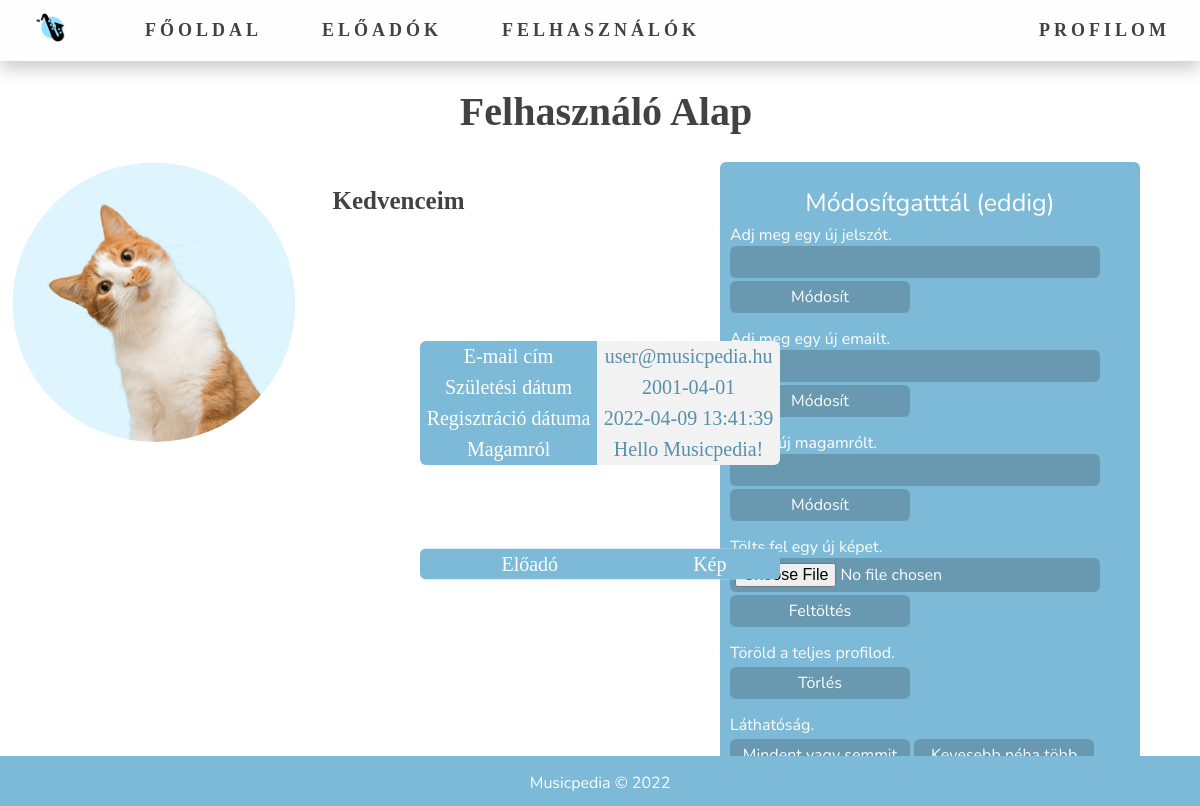
Before: /profile.php (signed in) with the older database file.
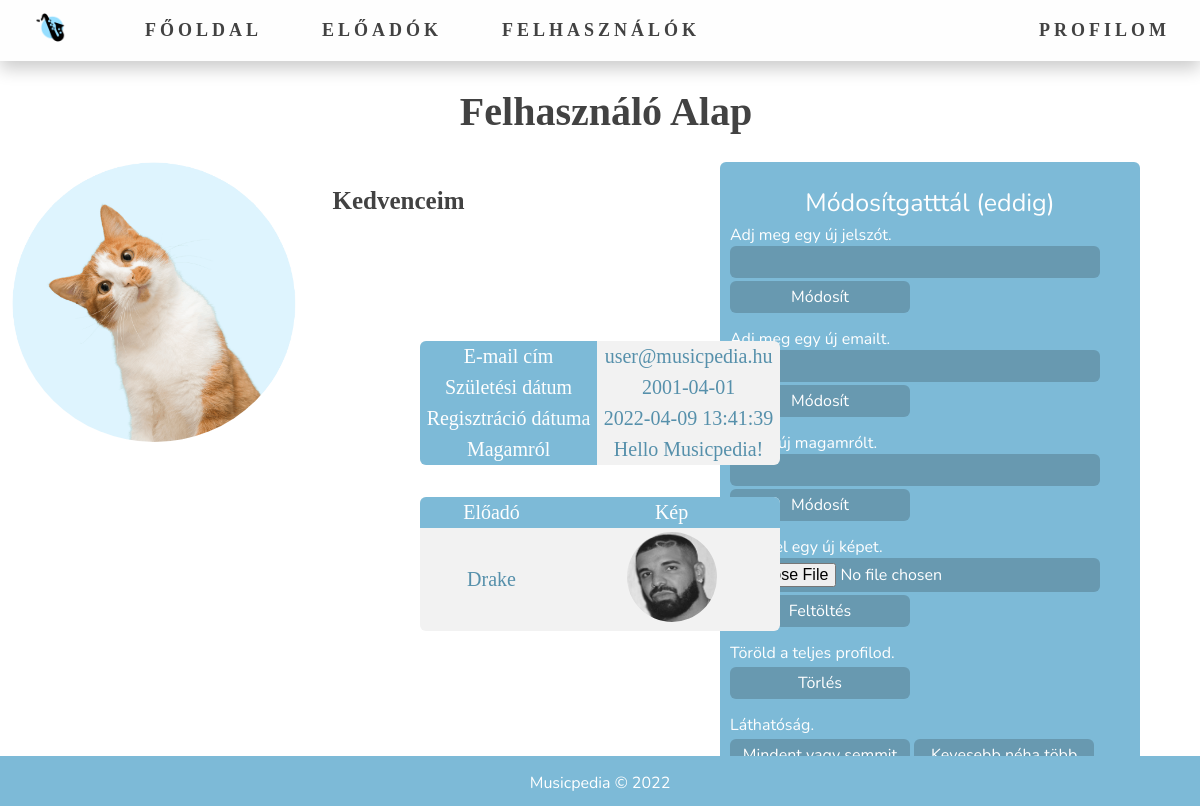
After: the same page with the newer database file.
### tables this page shows
CREATE TABLE `users` (
  `id` int(11) NOT NULL,
  `registration_date` datetime NOT NULL COMMENT 'registration date',
  `email` varchar(64) NOT NULL COMMENT 'email address',
  `password` varchar(256) NOT NULL COMMENT 'hashed password',
  `about` text NOT NULL DEFAULT 'Hello Musicpedia!' COMMENT 'user about message',
  `pfp` text NOT NULL DEFAULT 'default.png' COMMENT 'profile picture filename',
  `firstname` text NOT NULL COMMENT 'keresztnév',
  `lastname` text NOT NULL COMMENT 'vezetéknév',
  `birthdate` date NOT NULL DEFAULT current_timestamp() COMMENT 'születési dátum',
  `privilege_level` int(11) NOT NULL DEFAULT 0 COMMENT 'jogosultsagi szint 0 user, 1 eloado, 10 admin',
  `favorites` varchar(255) DEFAULT NULL COMMENT 'kedvenc előadók',
  `privacy` int(11) DEFAULT NULL COMMENT 'privacy'
);

### classes/Felhasznalo.php (called while the page is built, shortened)
<?php
class Felhasznalo
{
    private int $id;
    private string $email;
    private string $firstname;
    private string $lastname;
    private string $birthdate;
    private string $reg_date;
    private string $about;
    private string $pfp;
    public function getId(): int
    {
        return $this->id;
    }
    public function getEmail(): string
    {
        return $this->email;
    }
    public function getFirstname(): string
    {
        return $this->firstname;
    }
    public function getLastname(): string
    {
        return $this->lastname;
    }
    public function getBirthdate(): string
    {
        return $this->birthdate;
    }
    public function getRegDate(): string
    {
        return $this->reg_date;
    }
    public function getAbout(): string
    {
        return $this->about;
    }
    public function getPfp(): string
    {
        return $this->pfp;
    }
}

### profile.php (the view, shortened to what this page needs)
<?php
include_once "classes/Felhasznalo.php";
include './includes/check_auth.php';
$user = $_SESSION['user'];
?>
<!DOCTYPE html>
<html lang="hu">
<head>
    <?php include './includes/head.php'; ?>
    <link rel="stylesheet" href="./assets/styles/profile.css"/>
</head>
<body>
<?php include './includes/navigation.php'; ?>
<main class="kontener">
    <h1><?php echo $user->getLastname(); ?> <?php echo $user->getFirstname(); ?></h1>
    <img id="pfp" src="assets/public/user-pfps/<?php echo $user->getPfp(); ?>" alt="Profilkép">
    <div id="infos">
        <table id="profile">
            <tr>
                <th>E-mail cím</th>
                <td><?php echo $user->getEmail(); ?></td>
            </tr>
            <tr>
                <th>Születési dátum</th>
                <td><?php echo $user->getBirthdate(); ?></td>
            </tr>
            <tr>
                <th>Regisztráció dátuma</th>
                <td><?php echo $user->getRegDate(); ?></td>
            </tr>
            <tr>
                <th>Magamról</th>
                <td><?php echo $user->getAbout(); ?></td>
            </tr>
        </table>
        <h3>Kedvenceim</h3>
        <?php
        $idd = $user->getId();
        $sql = "SELECT favorites FROM users WHERE id='$idd';";
        $result = $conn->query($sql);
        if ($result->num_rows > 0) {
            echo "<table class='singers'><tr><th id='singer-name'>Előadó</th><th id='singer-pfp'>Kép</th></tr>";
            $row = $result->fetch_assoc();
            $kedvencek = $row["favorites"];
            $kedvencek_split = explode(",", $kedvencek);
            for ($i = 0; $i < count($kedvencek_split); $i++) {
                if (strcmp($kedvencek_split[$i], NULL) == 0) {
                } else {
                    $kep = $kedvencek_split[$i] . ".png";
                    echo "<tr>
                <td headers='user-id'>" . $kedvencek_split[$i] . "</td>
                <td headers='user-pfp'><img src='assets/resources/eloadok/" . $kep . "' alt='előadó profilkepe' /></td>
            </tr>";
                }
            }
            echo "</table>";
        } else {
        }
        ?>
        <br>
        <br>
        <br>
        <br>
        <br>
    </div>
    <form method="POST" autocomplete="off" enctype="multipart/form-data">
        <p class="auth-header">Módosítgatttál (eddig)</p>
        <label for="password">Adj meg egy új jelszót.</label> <br/>
        <input type="password" name="password" id="password" minlength="8" maxlength="32"/> <br/>
        <input type="submit" name="modify" value="Módosít"/>
        <br>
        <label for="email">Adj meg egy új emailt.</label> <br/>
        <input type="text" name="email" id="email"/> <br/>
        <input type="submit" name="modifyemail" value="Módosít"/>
        <br>
        <label for="about">Írj egy új magamrólt.</label> <br/>
        <input type="text" name="about" id="about"/> <br/>
        <input type="submit" name="modifyabout" value="Módosít"/>
        <br>
        <label for="about">Tölts fel egy új képet.</label> <br/>
        <input type="file" name="picture" id="about" accept="image/*"/> <br/>
        <input type="submit" name="modifypicture" value="Feltöltés"/>
        <br>
        <label for="about">Töröld a teljes profilod.</label> <br/>
        <input type="submit" name="deleteverything" value="Törlés"/>
        <br>
        <label for="about">Láthatóság.</label> <br/>
        <input type="submit" name="mindent" value="Mindent vagy semmit"/>
        <input type="submit" name="semmit" value="Kevesebb néha több"/>
    </form>
</main>
<?php include './includes/footer.php'; ?>
</body>
</html>

Changed rows visible on the page:
now on this page (row edited): users: favorites "Drake"
